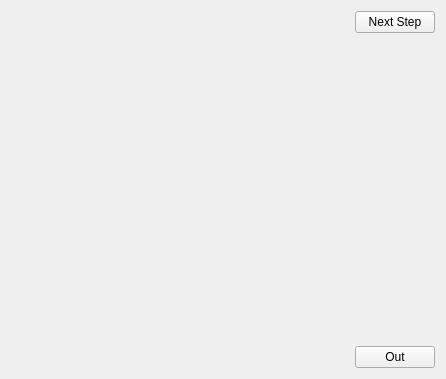
<?xml version="1.0" encoding="UTF-8"?>
<ui version="4.0">
 <class>MainWindow</class>
 <widget class="QMainWindow" name="MainWindow">
  <property name="windowModality">
   <enum>Qt::WindowModal</enum>
  </property>
  <property name="geometry">
   <rect>
    <x>0</x>
    <y>0</y>
    <width>446</width>
    <height>379</height>
   </rect>
  </property>
  <property name="windowTitle">
   <string>MainWindow</string>
  </property>
  <widget class="QWidget" name="centralWidget">
   <layout class="QHBoxLayout" name="horizontalLayout">
    <item>
     <widget class="GLWidget" name="widget" native="true">
      <property name="sizePolicy">
       <sizepolicy hsizetype="Expanding" vsizetype="Preferred">
        <horstretch>0</horstretch>
        <verstretch>0</verstretch>
       </sizepolicy>
      </property>
     </widget>
    </item>
    <item>
     <layout class="QVBoxLayout" name="verticalLayout">
      <item>
       <widget class="QPushButton" name="pushButton_2">
        <property name="text">
         <string>Next Step</string>
        </property>
       </widget>
      </item>
      <item>
       <spacer name="verticalSpacer">
        <property name="orientation">
         <enum>Qt::Vertical</enum>
        </property>
        <property name="sizeHint" stdset="0">
         <size>
          <width>20</width>
          <height>40</height>
         </size>
        </property>
       </spacer>
      </item>
      <item>
       <widget class="QPushButton" name="pushButton">
        <property name="text">
         <string>Out</string>
        </property>
       </widget>
      </item>
     </layout>
    </item>
   </layout>
  </widget>
 </widget>
 <layoutdefault spacing="6" margin="11"/>
 <customwidgets>
  <customwidget>
   <class>GLWidget</class>
   <extends>QWidget</extends>
   <header>glwidget.h</header>
   <container>1</container>
  </customwidget>
 </customwidgets>
 <resources/>
 <connections>
  <connection>
   <sender>pushButton</sender>
   <signal>clicked()</signal>
   <receiver>MainWindow</receiver>
   <slot>close()</slot>
   <hints>
    <hint type="sourcelabel">
     <x>378</x>
     <y>352</y>
    </hint>
    <hint type="destinationlabel">
     <x>414</x>
     <y>317</y>
    </hint>
   </hints>
  </connection>
 </connections>
</ui>
